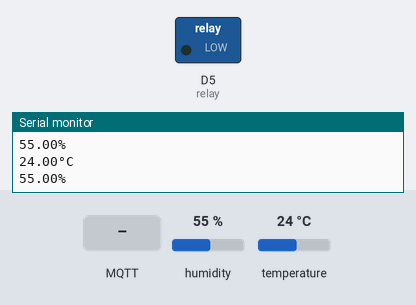
The sketch below on a simulated ESP8266 (NodeMCU). On the bench: switched loads named in the sketch (green lamp = pin HIGH), the last lines printed to the serial monitor. The inputs (shaded band) are chosen by the test bench; at power-on: humidity 55 %, temperature 24 °C. WiFi joins after 1.5 s; servers stay silent unless stated; no MQTT or app messages arrive unless stated.

Above: at 3.2 s.
3.3 s: MQTT message "ON" arrives on the third subscribed topic
At 4.8 s:
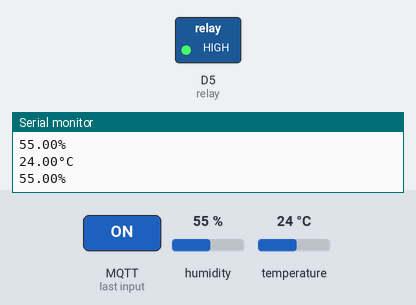
5.1 s: MQTT message "nodemcu/Relay1" arrives on the first subscribed topic
6.8 s: MQTT message "ON" arrives on the first subscribed topic
Timing chart, 0 to 9.8 s (numbered marks = the images above; inputs shaded):
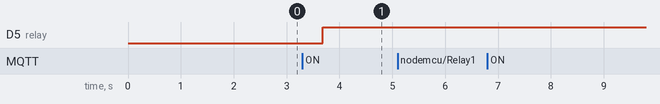

Measured:
- after the input at 3.3 s, D5 (relay): LOW → HIGH after 0.38 s

The sketch:

NODEMCU_ROOM1.ino
```cpp
#include <ESP8266WiFi.h>
#include <MQTT.h>
#include"DHT.h"
#define DHTTYPE DHT11
uint8_t DHTPin = D7;
const int relay =D5;
DHT dht(DHTPin,DHTTYPE);

float Temperature;
float Humidity;
char ch='°';


WiFiClient net;
MQTTClient client;

String ssid="Vaidande_2";
String pass="960647@vaidande";
unsigned long lastMillis = 0;

void connect() {
  Serial.print("checking wifi...");
  while (WiFi.status() != WL_CONNECTED) {
    Serial.print(".");
    delay(1000);
  }

  Serial.print("\nconnecting...");
  while (!client.connect("nodemcu_client")) {
    Serial.print(".");
    delay(1000);
  }
  Serial.println("\nconnected!");

  client.subscribe("nodemcu/Humidity1");
    client.subscribe("nodemcu/Temperature1");
    client.subscribe("nodemcu/Relay1");

}

void messageReceived(String &topic, String &payload) {
  Serial.println("incoming: " + topic + " - " + payload);
    if(topic=="nodemcu/Relay1"){
        if(payload=="ON"){
     digitalWrite(relay,HIGH);

     Serial.print(payload);

        }
        }


   if(topic=="nodemcu/Relay1"){
        if(payload=="OFF"){
        digitalWrite(relay,LOW);
}

    }
    }

  // Note: Do not use the client in the callback to publish, subscribe or
  // unsubscribe as it may cause deadlocks when other things arrive while
  // sending and receiving acknowledgments. Instead, change a global variable,
  // or push to a queue and handle it in the loop after calling `client.loop()`.


void setup() {
  Serial.begin(115200);
  WiFi.begin(ssid, pass);

    pinMode(DHTPin, INPUT);
    pinMode(relay, OUTPUT);

  dht.begin();


   // attaches the servo on D8 to theservo object
  // Note: Local domain names (e.g. "Computer.local" on OSX) are not supported
  // by Arduino. You need to set the IP address directly.
  client.begin("192.168.137.152", net);
  client.onMessage(messageReceived);

  connect();
}

void loop() {
    Temperature =dht.readTemperature();
  Serial.print(Temperature);
  Serial.print("°C");
  Serial.println("");
  Humidity =dht.readHumidity();
  Serial.print(Humidity);
  Serial.print("%");
  Serial.println("");


  client.loop();
  delay(200); // <- fixes some issues with WiFi stability
    client.publish("nodemcu/Temperature1",String(Temperature).c_str());
    delay(200);

    client.publish("nodemcu/Humidity1",String(Humidity).c_str());

  if (!client.connected()) {
    connect();
       }
    }
```
